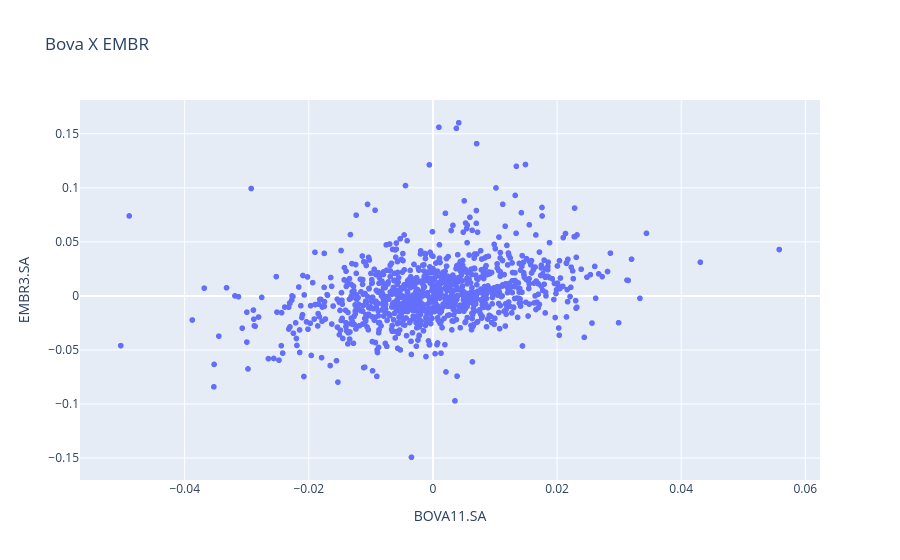

The cell this chart's notebook holds for it:
### Markdown cell above
### Cálculo do parâmetro BETA para um ativo

### Code cell
fig = px.scatter(dataset_taxa_retorno, x='BOVA11.SA', y='EMBR3.SA', title='Bova X EMBR')
fig.show()

### Figure 1 — Plotly figure (JSON) as saved in the notebook; plotly's stock layout.template omitted (floating-point values rounded to 4 significant figures; data arrays with more than 128 entries replaced by an {"elided": "..."} marker saying what was removed)
{"data": [{"hovertemplate": "BOVA11.SA=%{x}<br>EMBR3.SA=%{y}<extra></extra>", "legendgroup": "", "marker": {"color": "#636efa", "symbol": "circle"}, "mode": "markers", "name": "", "showlegend": false, "type": "scattergl", "x": {"elided": "1037 float values"}, "xaxis": "x", "y": {"elided": "1037 float values"}, "yaxis": "y"}], "layout": {"legend": {"tracegroupgap": 0}, "title": {"text": "Bova X EMBR"}, "xaxis": {"anchor": "y", "domain": [0, 1], "title": {"text": "BOVA11.SA"}}, "yaxis": {"anchor": "x", "domain": [0, 1], "title": {"text": "EMBR3.SA"}}}}
